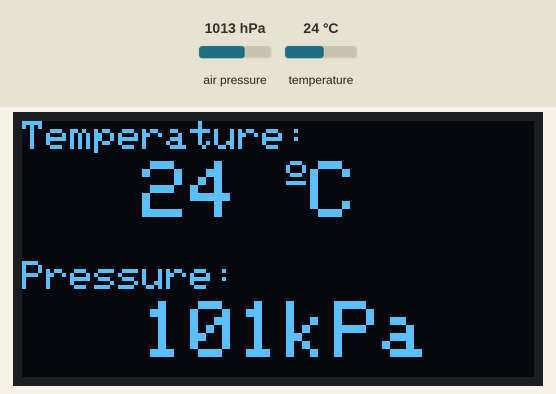
A sketch run on a simulated ESP32. On the bench: 128×64 one-colour display. The test bench sets the inputs (shaded band); at power-on: air pressure 1013 hPa, temperature 24 °C. WiFi joins after 1.5 s; servers stay silent unless stated; web services answer with replies made up by the test bench; what the sketch prints to the serial monitor is not drawn.

Above: at 9.1 s.
9.2 s: air pressure set to 952 hPa
At 14.2 s:
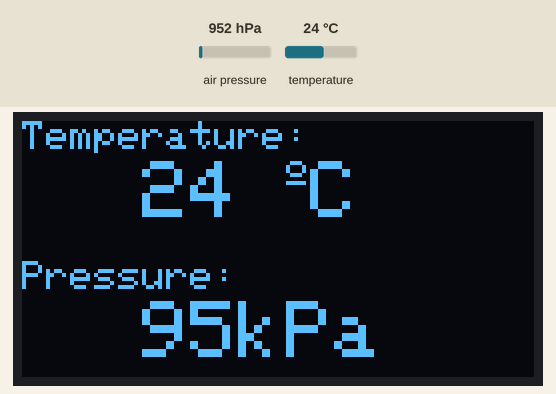
16.9 s: temperature set to 12 °C
At 19.4 s:
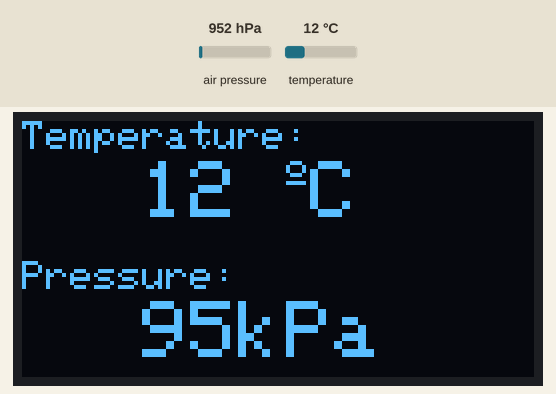
24.6 s: air pressure set to 975 hPa
At 30.0 s:
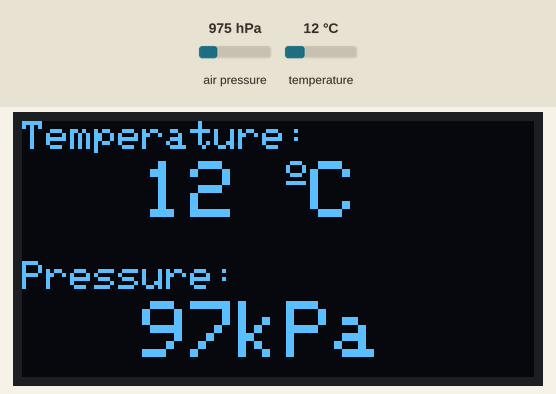
32.3 s: temperature set to 19 °C
At 35.2 s:
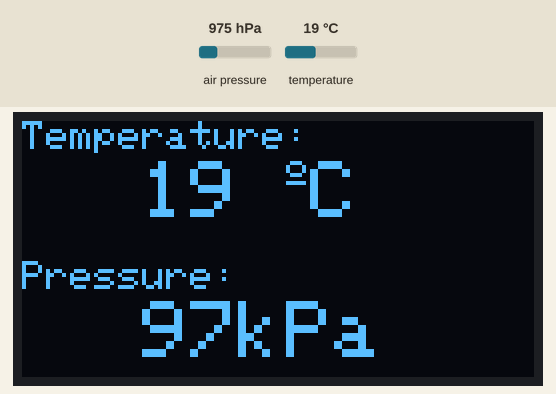
Timing chart, 0 to 36.7 s (numbered marks = the images above; inputs shaded):
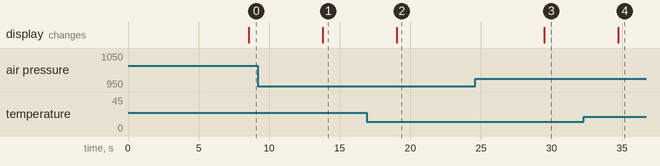

Measured:
- after the input at 9.2 s, the display: changes after 4.6 s (image 1)
- after the input at 16.9 s, the display: changes after 2.1 s (image 2)
- after the input at 24.6 s, the display: changes after 4.9 s (image 3)
- after the input at 32.3 s, the display: changes after 2.4 s (image 4)

The sketch:

esp32_bmp280_oled_IFTTT_final.ino
```cpp
#include <Wire.h>
#include <SPI.h>
#include <Adafruit_GFX.h>
#include <Adafruit_Sensor.h>
#include <Adafruit_SSD1306.h>
#include <Adafruit_BMP280.h>

#include <WiFi.h>
#include <HTTPClient.h>

/****************************************************/

const char * ssid = "31 Asaraful's Galaxy M12";
const char * password = "8928539402";


String server = "http://maker.ifttt.com";
String eventName = "bmp_280";
String IFTTT_Key = "llHLwb7Cs4fpuJzP4xeAdMghAuKLfsGNV-VZcBP075m";
String IFTTTUrl="https://maker.ifttt.com/trigger/bmp_280/with/key/llHLwb7Cs4fpuJzP4xeAdMghAuKLfsGNV-VZcBP075m";

int value1;  // value1 for temp.
int value2;  // value2 for pressure

/****************************************************/
#define SCREEN_WIDTH 128
#define SCREEN_HEIGHT 64
Adafruit_SSD1306 display(SCREEN_WIDTH, SCREEN_HEIGHT, &Wire, -1);

Adafruit_BMP280 bmp;

void setup() {
  Serial.begin(115200);
  bmp.begin(0x76);
  if (!bmp.begin(0x76)) {
    Serial.println(F("Could not find a valid BMP280 sensor, check wiring!"));
    while (1);
    }
  if(!display.begin(SSD1306_SWITCHCAPVCC, 0x3C)) {
    Serial.println(F("SSD1306 allocation failed or couldn't find a valid bme280"));
    //for(;;);
  }
  delay(2000);
  display.clearDisplay();
  display.setTextColor(WHITE);
  wifi_();


}

void loop() {
  delay(5000);
  value1= bmp.readTemperature();
  value2 = bmp.readPressure();
  if (isnan(value2 ) || isnan(value1)) {
    Serial.println("Failed to read from bmp sensor!");
  }
  else{
    Serial.print(F("Temperature = "));
    Serial.print(value1);
    Serial.println(" *C");
    Serial.print(F("Pressure = "));
    Serial.print(value2/1000);
    Serial.println(" kPa");
  }
  Display_();
  sendDataToSheet();

}

void sendDataToSheet(void)
{
  String url = server + "/trigger/" + eventName + "/with/key/" + IFTTT_Key + "?value1=" + String((int)value1) + "&value2="+String((int)value2);
  Serial.println(url);
  //Start to send data to IFTTT
  HTTPClient http;
  Serial.print("[HTTP] begin...\n");
  http.begin(url); //HTTP

  Serial.print("[HTTP] GET...\n");
  // start connection and send HTTP header
  int httpCode = http.GET();
  // httpCode will be negative on error
  if(httpCode > 0) {
    // HTTP header has been send and Server response header has been handled
    Serial.printf("[HTTP] GET... code: %d\n", httpCode);
    // file found at server
    if(httpCode == HTTP_CODE_OK) {
      String payload = http.getString();
      Serial.println(payload);
    }
  }

  else {
    Serial.printf("[HTTP] GET... failed, error: %s\n", http.errorToString(httpCode).c_str());
  }
  http.end();
}

void wifi_(){
  WiFi.mode(WIFI_STA);
  WiFi.begin(ssid, password);

  while (WiFi.status() != WL_CONNECTED) {
    delay(500);
    Serial.print(".");
  }
  Serial.println("Viola, Connected !!!");
}

void Display_(){
  display.clearDisplay();

  // display temperature
  display.setTextSize(1);
  display.setCursor(0,0);
  display.print("Temperature: ");
  display.setTextSize(2);
  display.setCursor(30,10);
  display.print(value1);
  display.print(" ");
  display.setTextSize(1);
  display.cp437(true);
  display.write(167);
  display.setTextSize(2);
  display.print("C");

  // display pressure
  display.setTextSize(1);
  display.setCursor(0, 35);
  display.print("Pressure: ");
  display.setTextSize(2);
  display.setCursor(30, 45);
  display.print(value2/1000);
  display.print("kPa");

  display.display();
}
```
